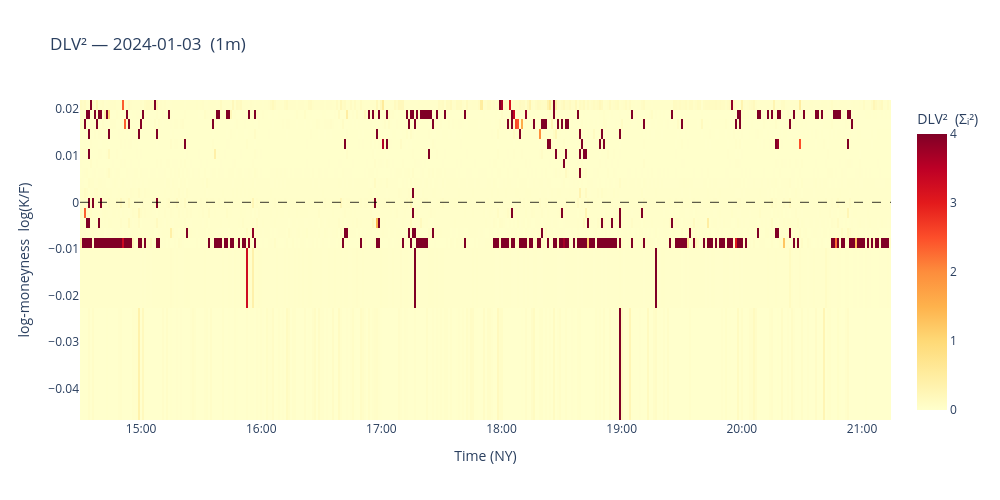

The cell this chart's notebook holds for it:
### Code cell
# ── DLV² heatmap (plotly) ────────────────────────────────────────────────

import datetime as _dt

import numpy as np
import plotly.graph_objects as go


def _ts_num(r):
    return r["ts"].timestamp() if hasattr(r["ts"], "timestamp") else float(r["ts"]) / 1e9


if not good:
    fig = go.Figure()
    fig.update_layout(title="DLV² — no data", width=1000, height=500)
else:
    n = len(good)
    mat = np.full((len(interior_lk), n), np.nan)
    ts = np.empty(n, dtype=object)
    for j, r in enumerate(good):
        mat[:, j] = r["dlvsqs"][0]
        ts[j] = _dt.datetime.fromtimestamp(_ts_num(r))  # local tz, mirrors your fmt

    fig = go.Figure(
        go.Heatmap(
            x=ts,
            y=interior_lk,
            z=mat,
            colorscale="YlOrRd",
            colorbar=dict(title="DLV²  (Σᵢ²)"),
            hovertemplate=("t=%{x|%H:%M}<br>log(K/F)=%{y:.4f}<br>DLV²=%{z:.4g}<extra></extra>"),
        )
    )
    fig.add_hline(y=0, line=dict(color="black", width=0.8, dash="dash"))
    fig.update_layout(
        title=f"DLV² — {TRADE_DATE}  ({BATCH_FREQ})",
        xaxis_title="Time (NY)",
        yaxis_title="log-moneyness  log(K/F)",
        width=1000,
        height=500,
    )
    fig.update_xaxes(tickformat="%H:%M")

fig.show()

### Figure 1 — Plotly figure (JSON) as saved in the notebook; plotly's stock layout.template omitted (floating-point values rounded to 4 significant figures; data arrays with more than 128 entries replaced by an {"elided": "..."} marker saying what was removed)
{"data": [{"colorbar": {"title": {"text": "DLV²  (Σᵢ²)"}}, "colorscale": [[0, "rgb(255,255,204)"], [0.125, "rgb(255,237,160)"], [0.25, "rgb(254,217,118)"], [0.375, "rgb(254,178,76)"], [0.5, "rgb(253,141,60)"], [0.625, "rgb(252,78,42)"], [0.75, "rgb(227,26,28)"], [0.875, "rgb(189,0,38)"], [1, "rgb(128,0,38)"]], "hovertemplate": "t=%{x|%H:%M}<br>log(K/F)=%{y:.4f}<br>DLV²=%{z:.4g}<extra></extra>", "type": "heatmap", "x": {"elided": "405 str values"}, "y": [-0.03477, -0.01083, -0.008681, -0.006537, -0.004398, -0.002264, -0.0001338, 0.001992, 0.004113, 0.006229, 0.008341, 0.01045, 0.01255, 0.01465, 0.01674, 0.01883, 0.02092], "z": {"elided": "17x405 float values"}}], "layout": {"height": 500, "shapes": [{"line": {"color": "black", "dash": "dash", "width": 0.8}, "type": "line", "x0": 0, "x1": 1, "xref": "x domain", "y0": 0, "y1": 0, "yref": "y"}], "title": {"text": "DLV² — 2024-01-03  (1m)"}, "width": 1000, "xaxis": {"tickformat": "%H:%M", "title": {"text": "Time (NY)"}}, "yaxis": {"title": {"text": "log-moneyness  log(K/F)"}}}}
